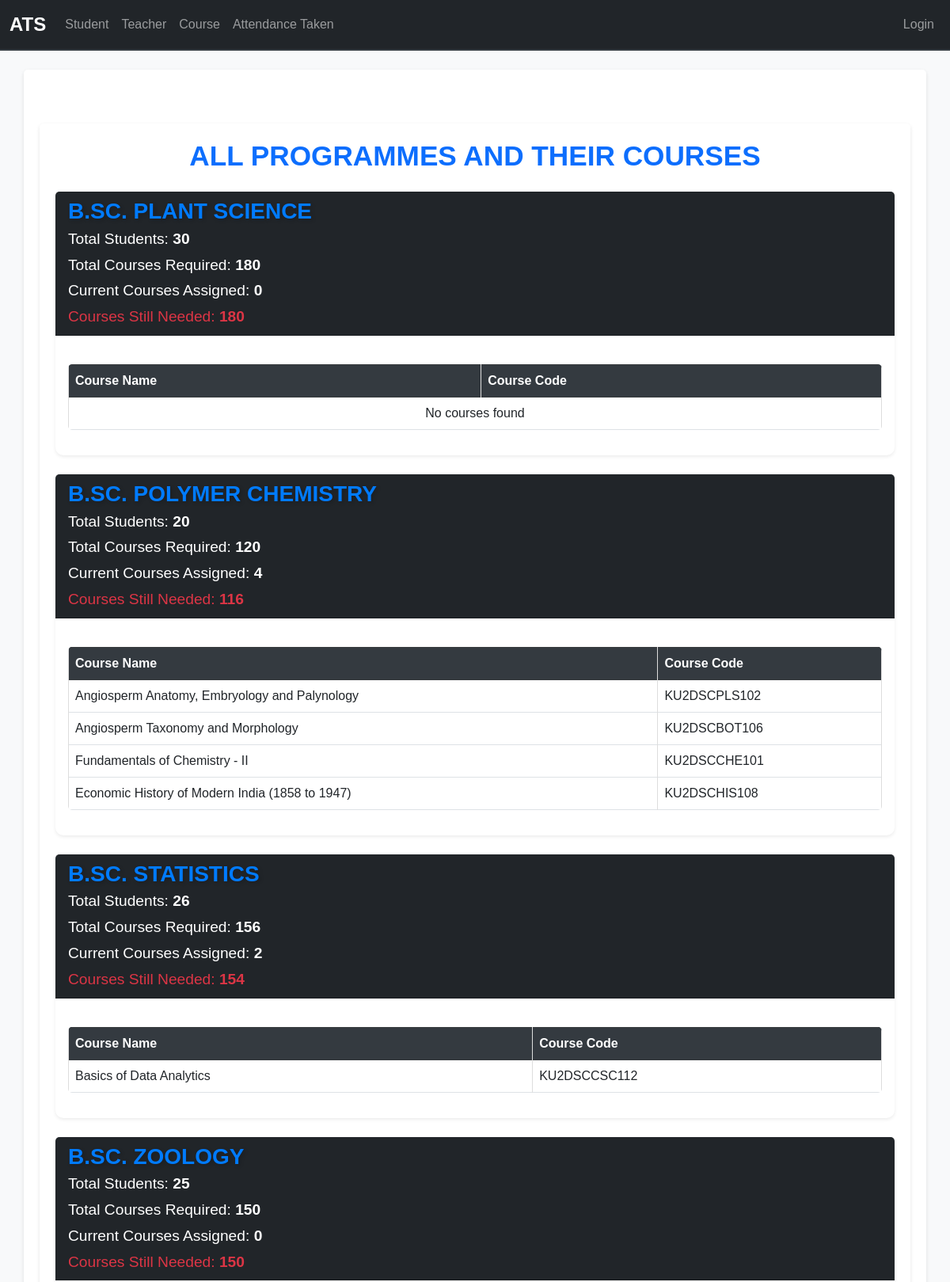
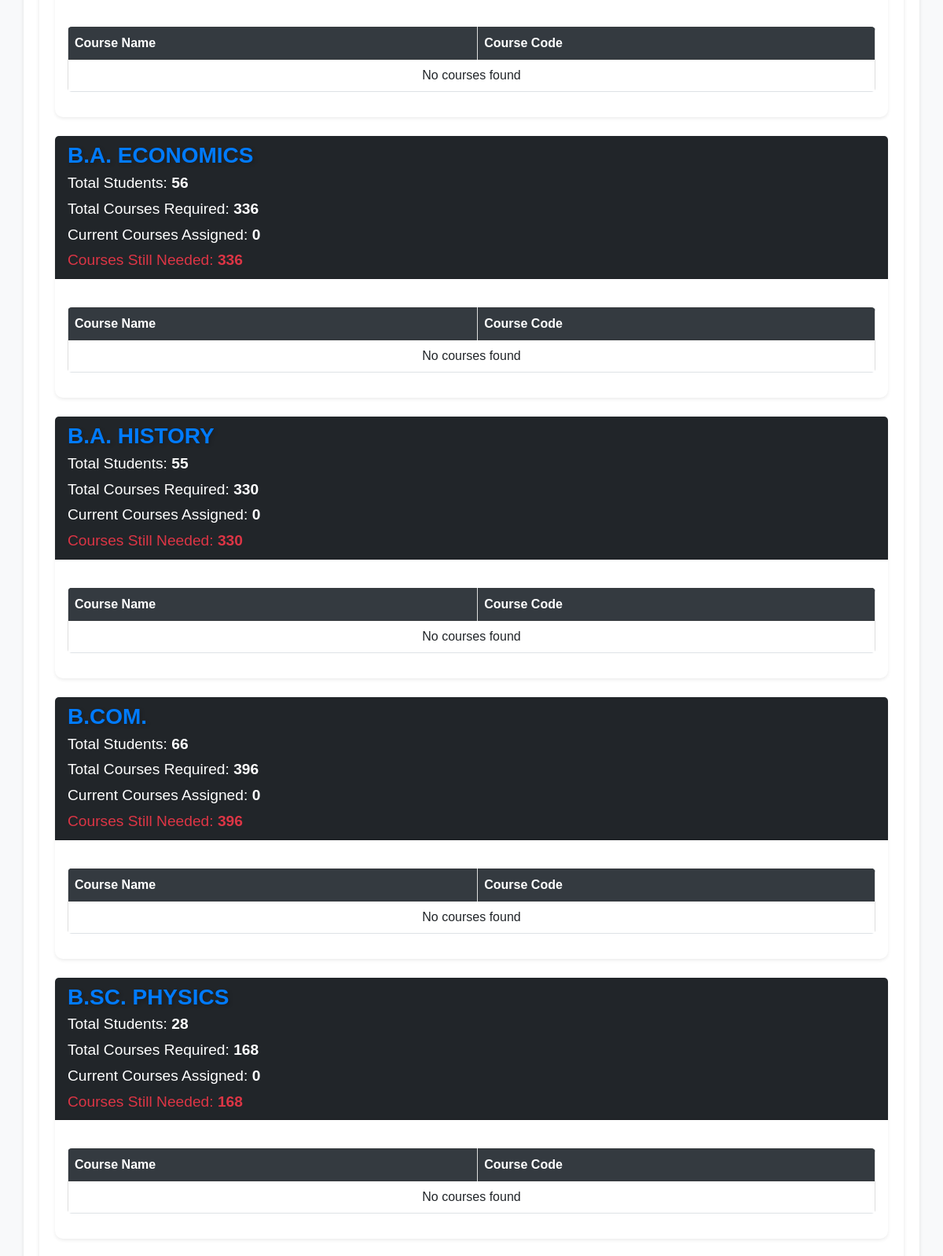
The page /programme_courses_view/ (upper part) on the database its author committed (2 pictures, top to bottom).
### attendance/models.py (models this page shows, shortened)
class Programme(models.Model):
    name = models.CharField(max_length=255)
    department = models.ForeignKey(Department, on_delete=models.CASCADE, related_name="programmes")

class Course(models.Model):
    SEMESTER_CHOICES = [
        ('1', 'First Semester'),
        ('2', 'Second Semester'),
        ('3', 'Third Semester'),
        ('4', 'Fourth Semester'),
        ('5', 'Fifth Semester'),
        ('6', 'Sixth Semester'),
        ('7', 'Seventh Semester'),
        ('8', 'Eighth Semester'),
    ]
    name = models.CharField(max_length=100)
    code = models.CharField(max_length=20)
    semester = models.CharField(max_length=1, choices=SEMESTER_CHOICES)
    credits = models.IntegerField()
    department = models.ForeignKey(Department, on_delete=models.CASCADE)

### attendance/views.py (the view)
# urls.py: path('programme_courses_view/', views.programme_courses_view, name='programme_courses_view'),
def programme_courses_view(request):
    programmes = Programme.objects.all()
    programme_data = []
    for programme in programmes:
        students = Student.objects.filter(programme=programme)
        total_students = students.count()
        total_courses_required = total_students * 6
        student_courses = StudentCourse.objects.filter(student__in=students)
        current_courses_count = student_courses.count()
        difference = total_courses_required - current_courses_count
        course_ids = student_courses.values_list('course', flat=True).distinct()
        courses = Course.objects.filter(id__in=course_ids)
        programme_data.append({
            'programme': programme,
            'courses': courses,
            'total_students': total_students,
            'total_courses_required': total_courses_required,
            'current_courses_count': current_courses_count,
            'difference': difference,  # Add the difference
        })
    context = {
        'programme_data': programme_data,
    }
    return render(request, 'attendance/programme_courses.html', context)

### attendance/context_processors.py (called while the page is built)
def is_hod(request):
    return {'is_hod': request.user.groups.filter(name='HoD').exists()}

### attendance/templates/attendance/programme_courses.html (shortened to what this page needs)
{% extends "base.html" %}
{% block content %}
    <div class="container mt-5">
        <h2 class="text-center text-primary mb-4">All Programmes and Their Courses</h2>
        {% for data in programme_data %}
        <div class="card mb-4 shadow-sm page-break">
            <div class="card-header bg-dark text-white">
                <h4 class="programme-name mb-1">{{ data.programme.name }}</h4>
                <p class="mb-1">Total Students: <strong>{{ data.total_students }}</strong></p>
                <p class="mb-1">Total Courses Required: <strong>{{ data.total_courses_required }}</strong></p>
                <p class="mb-1">Current Courses Assigned: <strong>{{ data.current_courses_count }}</strong></p>
                {% if data.difference > 0 %}
                    <p class="text-danger mb-0">Courses Still Needed: <strong>{{ data.difference }}</strong></p>
                {% endif %}
            </div>
            <div class="card-body">
                <table class="table table-bordered table-hover">
                    <thead class="table-dark">
                        <tr>
                            <th>Course Name</th>
                            <th>Course Code</th>
                        </tr>
                    </thead>
                    <tbody>
                        {% for course in data.courses %}
                        <tr>
                            <td>{{ course.name }}</td>
                            <td>{{ course.code }}</td>
                        </tr>
                        {% empty %}
                        <tr>
                            <td colspan="2" class="text-center">No courses found</td>
                        </tr>
                        {% endfor %}
                    </tbody>
                </table>
            </div>
        </div>
        {% endfor %}
    </div>
{% endblock %}

### static/base.css (style rules this page uses)
html, body { font-family: 'Arial', sans-serif; background-color: #f8f9fa; color: #212529; height: 100%; margin: 0; display: flex; flex-direction: column; }
.container { flex: 1; background-color: #ffffff; border-radius: 5px; box-shadow: 0 2px 5px rgba(0, 0, 0, 0.1); padding: 20px; }
table { width: 100%; border-collapse: collapse; margin: 20px 0; }
table th, table td { border: 1px solid #ddd; padding: 8px; text-align: left; }
table th { background-color: #343a40; color: #ffffff; }
table tr:nth-child(even) { background-color: #f2f2f2; }
.text-center { text-align: center; }
.mb-4 { margin-bottom: 1.5rem; }

### attendance/templates/attendance/programme_courses.html (style rules this page uses)
body { font-family: 'Arial', sans-serif; background-color: #f8f9fa; color: #212529; }
h2 { font-size: 2.2rem; font-weight: bold; text-transform: uppercase; }
.programme-name { font-size: 1.75rem; font-weight: bold; color: #007bff; text-transform: uppercase; text-shadow: 2px 2px 5px rgba(0, 0, 0, 0.2); }
.card { border: none; border-radius: 10px; box-shadow: 0px 4px 8px rgba(0, 0, 0, 0.1); transition: transform 0.2s ease-in-out; }
.card-header { background-color: #343a40; color: white; font-size: 1.2rem; }
.table { border-radius: 5px; overflow: hidden; }
.table th { background-color: #343a40; color: white; }
.table td { background-color: white; }

### rows shown on the page
Programme: programme.name "B.SC. PLANT SCIENCE", total_students "30", total_courses_required "180", current_courses_count "0", difference "180"
Programme: programme.name "B.SC. POLYMER CHEMISTRY", total_students "20", total_courses_required "120", current_courses_count "4", difference "116"
Course: name "Angiosperm Anatomy, Embryology and Palynology", code "KU2DSCPLS102"
Course: name "Angiosperm Taxonomy and Morphology", code "KU2DSCBOT106"
Course: name "Fundamentals of Chemistry - II", code "KU2DSCCHE101"
Course: name "Economic History of Modern India (1858 to 1947)", code "KU2DSCHIS108"
Programme: programme.name "B.SC. STATISTICS", total_students "26", total_courses_required "156", current_courses_count "2", difference "154"
Course: name "Basics of Data Analytics", code "KU2DSCCSC112"
Programme: programme.name "B.SC. ZOOLOGY", total_students "25", total_courses_required "150", current_courses_count "0", difference "150"
Programme: programme.name "B.A. ECONOMICS", total_students "56", total_courses_required "336", current_courses_count "0", difference "336"
Programme: programme.name "B.A. HISTORY", total_students "55", total_courses_required "330", current_courses_count "0", difference "330"
Programme: programme.name "B.COM.", total_students "66", total_courses_required "396", current_courses_count "0", difference "396"
Programme: programme.name "B.SC. PHYSICS", total_students "28", total_courses_required "168", current_courses_count "0", difference "168"
